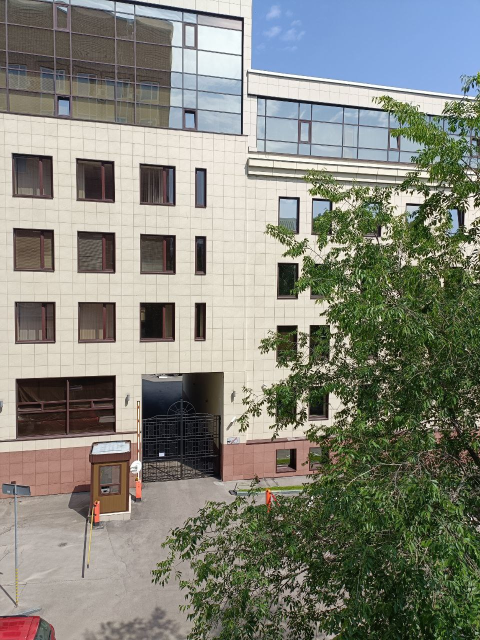
#> input picture l6/data/2.jpeg, 960 x 1280 px, given in place of the camera (shown at 1/2 size)
$ python triangles_vidio.py
#> lines starting #> are read from the running program, lines starting #| are printed output that depends on the picture; after the words box and inside, x2 and y2 are one past the last pixel; in counts of white or black regions, pixels touching at a corner belong together
### l6/warp.py
#import matplotlib.delaunay as md
from scipy import ndimage
from pylab import *
from numpy import *
import scipy
import scipy.spatial
import homography


# [16 lines left out: function image_in_image, not called in this run]


def combine_images(im1,im2,alpha):
    """ Blend two images with weights as in alpha. """
    return (1-alpha)*im1 + alpha*im2


# [12 lines left out: function alpha_for_triangle, not called in this run]


def triangulate_points(x):
    """ Delaunay triangulation of 2D points. """

    tri = scipy.spatial.Delaunay(x) #md.delaunay(x,y)
    return tri


# [6 lines left out: function plot_mesh, not called in this run]


def pw_affine(fromim,toim,fp,tp,tri):
    """ Warp triangular patches from an image.
        fromim = image to warp
        toim = destination image
        fp = from points in hom. coordinates
        tp = to points in hom.  coordinates
        tri = triangulation. """

    im = toim.copy()

    # check if image is grayscale or color
    is_color = len(fromim.shape) == 3

    # create image to warp to (needed if iterate colors)
    im_t = zeros(im.shape, 'uint8')

    for t in tri:
        # compute affine transformation
        H = homography.Haffine_from_points(tp[:,t],fp[:,t])

        if is_color:
            for col in range(fromim.shape[2]):
                im_t[:,:,col] = ndimage.affine_transform(
                    fromim[:,:,col],H[:2,:2],(H[0,2],H[1,2]),im.shape[:2])
        else:
            im_t = ndimage.affine_transform(
                    fromim,H[:2,:2],(H[0,2],H[1,2]),im.shape[:2])

        # alpha for triangle
        alpha = alpha_for_triangle(tp[:,t],im.shape[0],im.shape[1])

        # add triangle to image
        im[alpha>0] = im_t[alpha>0]

    return im


# [59 lines left out: function panorama, not called in this run]

### l6/triangles_vidio.py
import cv2 as cv
import numpy as np
import warp
if __name__ == '__main__':
    cv.namedWindow( "result" )
    cap = cv.VideoCapture(0)
    flag, img = cap.read()
#> img is the input picture: shape (1280, 960, 3); mean B, G, R 122.4, 132.8, 131.6

    hsv_min = np.array((0, 0, 0), np.uint8)
    hsv_max = np.array((255,255,60), np.uint8)

    color_blue = (255,0,0)
    color_red = (0,0,128)
    # открыть изображение для деформации
    fromim = np.array(cv.imread('data/1.jpeg'))
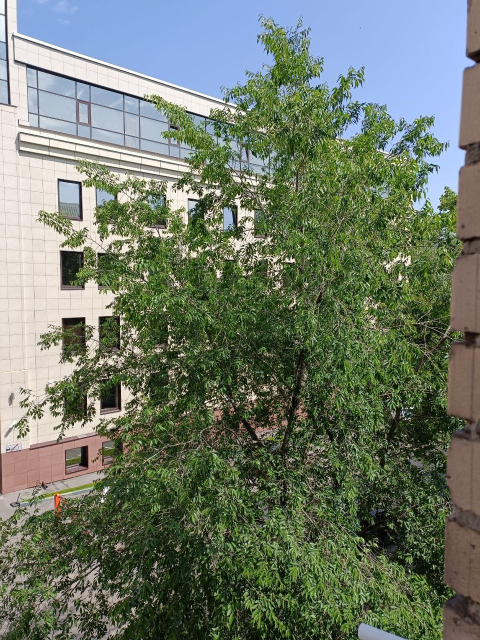
#> input picture l6/data/1.jpeg, 960 x 1280 px (shown at 1/2 size)
#> fromim is the input picture: shape (1280, 960, 3); mean B, G, R 104.9, 121.1, 110.3
    x,y = np.meshgrid(range(5),range(6))
    x = (fromim.shape[1]/4) * x.flatten()
    y = (fromim.shape[0]/5) * y.flatten()
#> y = 30 values from 0 to 1280
    x = np.array([0, fromim.shape[1],0, fromim.shape[1]])
#> x = [0, 960, 0, 960]
    y = np.array([0,0, fromim.shape[0], fromim.shape[0]])
#> y = [0, 0, 1280, 1280]
    # triangulate
    tri = warp.triangulate_points(np.stack((x, y), axis=1)).simplices
#> tri = [[3, 2, 0], [1, 3, 0]]

    while True:
        flag, img = cap.read()
        img = cv.flip(img,1)
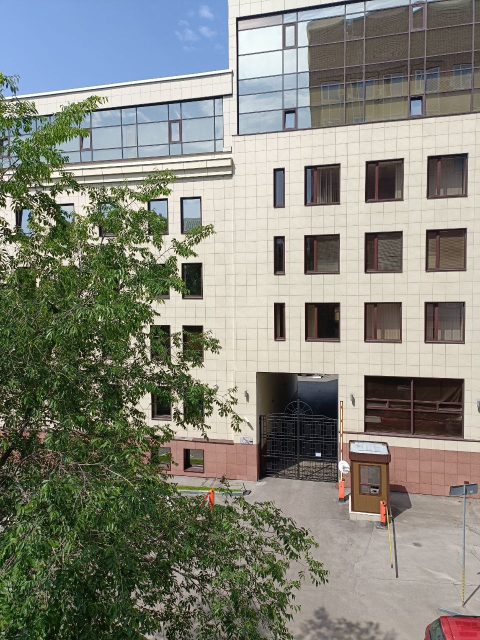
#> img: shape (1280, 960, 3) (shown at 1/2 size); mean B, G, R 122.4, 132.8, 131.6
        try:
            hsv = cv.cvtColor(img, cv.COLOR_BGR2HSV )
#> hsv: shape (1280, 960, 3); mean H, S, V 42.1, 70.7, 142.7
            thresh = cv.inRange(hsv, hsv_min, hsv_max)
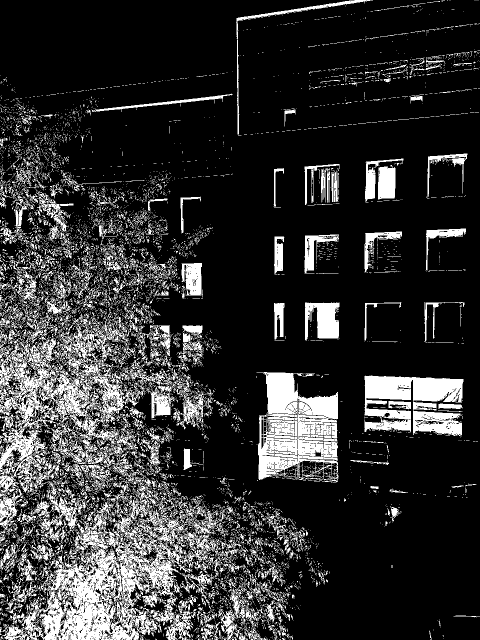
#> thresh: shape (1280, 960) (shown at 1/2 size); 19.6% white; 8753 white regions (8103 under 20 px)
            contours0, hierarchy = cv.findContours( thresh.copy(), cv.RETR_EXTERNAL, cv.CHAIN_APPROX_NONE)
#> contours0 = 8342 contours, 8041 with area under 20; largest, box (x1, y1, x2, y2) and area: (23, 971, 438, 1280) 62000, (0, 620, 428, 1069) 55883, (513, 744, 677, 965) 25616, (729, 751, 927, 873) 15881, (610, 605, 679, 680) 3459

            for cnt in contours0:
                rect = cv.minAreaRect(cnt)
                box = cv.boxPoints(rect)
                box = np.array([box[0],box[3],box[1],box[2]])
                box = np.int0(box)
                t = box.T
                t[0] =np.clip(t[0], 0, img.shape[1])
                t[1] =np.clip(t[1], 0, img.shape[0])
                box = t.T
                area = int(rect[1][0]*rect[1][1])
                if area > 500:
                    cv.drawContours(img,[box],0,color_blue,2)
                    print(box)
                    # конвертировать точки в hom. координаты
                    fp = np.vstack((y,x,np.ones((1,len(x)))))
                    box =np.vstack((box[:,1],box[:,0],np.ones((1,len(box)))))
                    # warp triangles
#> (the run stopped early here; a loop or call above may not have finished)
